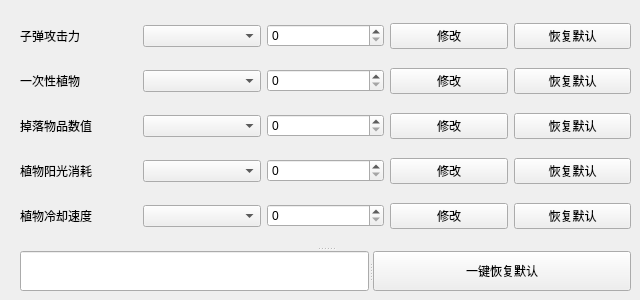
    <widget class="QWidget" name="tab">
     <attribute name="title">
      <string>基本属性</string>
     </attribute>
     <widget class="QSplitter" name="splitter_17">
      <property name="geometry">
       <rect>
        <x>20</x>
        <y>10</y>
        <width>611</width>
        <height>281</height>
       </rect>
      </property>
      <property name="orientation">
       <enum>Qt::Vertical</enum>
      </property>
      <widget class="QWidget" name="layoutWidget">
       <layout class="QVBoxLayout" name="verticalLayout">
        <item>
         <layout class="QHBoxLayout" name="horizontalLayout_48">
          <item>
           <widget class="QLabel" name="label_46">
            <property name="text">
             <string>子弹攻击力</string>
            </property>
           </widget>
          </item>
          <item>
           <widget class="QComboBox" name="bulletvalue"/>
          </item>
          <item>
           <widget class="QSpinBox" name="getbulletvalue">
            <property name="maximum">
             <number>999999999</number>
            </property>
            <property name="singleStep">
             <number>10</number>
            </property>
           </widget>
          </item>
          <item>
           <widget class="QPushButton" name="bulletchange">
            <property name="text">
             <string>修改</string>
            </property>
           </widget>
          </item>
          <item>
           <widget class="QPushButton" name="bulletdefault">
            <property name="text">
             <string>恢复默认</string>
            </property>
           </widget>
          </item>
         </layout>
        </item>
        <item>
         <layout class="QHBoxLayout" name="horizontalLayout_47">
          <item>
           <widget class="QLabel" name="label_47">
            <property name="text">
             <string>一次性植物</string>
            </property>
           </widget>
          </item>
          <item>
           <widget class="QComboBox" name="disposablevalue"/>
          </item>
          <item>
           <widget class="QSpinBox" name="getdisposablevalue">
            <property name="maximum">
             <number>999999999</number>
            </property>
            <property name="singleStep">
             <number>10</number>
            </property>
           </widget>
          </item>
          <item>
           <widget class="QPushButton" name="diposablechange">
            <property name="text">
             <string>修改</string>
            </property>
           </widget>
          </item>
          <item>
           <widget class="QPushButton" name="disposabledefault">
            <property name="text">
             <string>恢复默认</string>
            </property>
           </widget>
          </item>
         </layout>
        </item>
        <item>
         <layout class="QHBoxLayout" name="horizontalLayout_49">
          <item>
           <widget class="QLabel" name="label_48">
            <property name="text">
             <string>掉落物品数值</string>
            </property>
           </widget>
          </item>
          <item>
           <widget class="QComboBox" name="goodsvalue"/>
          </item>
          <item>
           <widget class="QSpinBox" name="getgoodsvalue">
            <property name="maximum">
             <number>999999999</number>
            </property>
            <property name="singleStep">
             <number>10</number>
            </property>
           </widget>
          </item>
          <item>
           <widget class="QPushButton" name="goodschange">
            <property name="text">
             <string>修改</string>
            </property>
           </widget>
          </item>
          <item>
           <widget class="QPushButton" name="goodsdefault">
            <property name="text">
             <string>恢复默认</string>
            </property>
           </widget>
          </item>
         </layout>
        </item>
        <item>
         <layout class="QHBoxLayout" name="horizontalLayout_50">
          <item>
           <widget class="QLabel" name="label_64">
            <property name="text">
             <string>植物阳光消耗</string>
            </property>
           </widget>
          </item>
          <item>
           <widget class="QComboBox" name="plantlistbase"/>
          </item>
          <item>
           <widget class="QSpinBox" name="getcostvalue">
            <property name="maximum">
             <number>999999999</number>
            </property>
            <property name="singleStep">
             <number>10</number>
            </property>
           </widget>
          </item>
          <item>
           <widget class="QPushButton" name="costchange">
            <property name="text">
             <string>修改</string>
            </property>
           </widget>
          </item>
          <item>
           <widget class="QPushButton" name="costdefault">
            <property name="text">
             <string>恢复默认</string>
            </property>
           </widget>
          </item>
         </layout>
        </item>
        <item>
         <layout class="QHBoxLayout" name="horizontalLayout_57">
          <item>
           <widget class="QLabel" name="label_65">
            <property name="text">
             <string>植物冷却速度</string>
            </property>
           </widget>
          </item>
          <item>
           <widget class="QComboBox" name="plantlistbase_2"/>
          </item>
          <item>
           <widget class="QSpinBox" name="getcoolvalue">
            <property name="maximum">
             <number>999999999</number>
            </property>
            <property name="singleStep">
             <number>10</number>
            </property>
           </widget>
          </item>
          <item>
           <widget class="QPushButton" name="coolchange">
            <property name="text">
             <string>修改</string>
            </property>
           </widget>
          </item>
          <item>
           <widget class="QPushButton" name="cooldefault">
            <property name="text">
             <string>恢复默认</string>
            </property>
           </widget>
          </item>
         </layout>
        </item>
       </layout>
      </widget>
      <widget class="QSplitter" name="splitter_16">
       <property name="orientation">
        <enum>Qt::Horizontal</enum>
       </property>
       <widget class="QLineEdit" name="basevalueinfo">
        <property name="readOnly">
         <bool>true</bool>
        </property>
       </widget>
       <widget class="QPushButton" name="pushButton_13">
        <property name="text">
         <string>一键恢复默认</string>
        </property>
       </widget>
      </widget>
     </widget>
    </widget>
